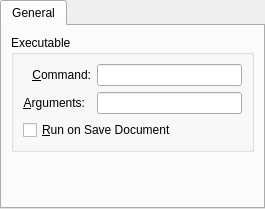
<?xml version="1.0" encoding="UTF-8"?>
<ui version="4.0">
 <class>GrammarEditorSettingsWidget</class>
 <widget class="QWidget" name="GrammarEditorSettingsWidget">
  <property name="geometry">
   <rect>
    <x>0</x>
    <y>0</y>
    <width>265</width>
    <height>209</height>
   </rect>
  </property>
  <property name="windowTitle">
   <string>Form</string>
  </property>
  <layout class="QVBoxLayout" name="verticalLayout">
   <property name="spacing">
    <number>0</number>
   </property>
   <property name="leftMargin">
    <number>0</number>
   </property>
   <property name="topMargin">
    <number>0</number>
   </property>
   <property name="rightMargin">
    <number>0</number>
   </property>
   <property name="bottomMargin">
    <number>0</number>
   </property>
   <item>
    <widget class="QTabWidget" name="tabWidget">
     <property name="currentIndex">
      <number>0</number>
     </property>
     <widget class="QWidget" name="tab">
      <attribute name="title">
       <string>General</string>
      </attribute>
      <layout class="QVBoxLayout" name="verticalLayout_2">
       <item>
        <widget class="QGroupBox" name="groupBox_2">
         <property name="title">
          <string>Executable</string>
         </property>
         <layout class="QGridLayout" name="gridLayout">
          <item row="0" column="0" colspan="2">
           <widget class="QLabel" name="label">
            <property name="text">
             <string>&amp;Command:</string>
            </property>
            <property name="alignment">
             <set>Qt::AlignRight|Qt::AlignTrailing|Qt::AlignVCenter</set>
            </property>
            <property name="buddy">
             <cstring>commandLineEdit</cstring>
            </property>
           </widget>
          </item>
          <item row="0" column="2">
           <widget class="QLineEdit" name="commandLineEdit"/>
          </item>
          <item row="1" column="0">
           <widget class="QLabel" name="label_2">
            <property name="text">
             <string>&amp;Arguments:</string>
            </property>
            <property name="alignment">
             <set>Qt::AlignRight|Qt::AlignTrailing|Qt::AlignVCenter</set>
            </property>
            <property name="buddy">
             <cstring>argumentsLineEdit</cstring>
            </property>
           </widget>
          </item>
          <item row="1" column="2">
           <widget class="QLineEdit" name="argumentsLineEdit"/>
          </item>
          <item row="2" column="0" colspan="3">
           <widget class="QCheckBox" name="runOnSaveCheckBox">
            <property name="text">
             <string>&amp;Run on Save Document</string>
            </property>
           </widget>
          </item>
         </layout>
        </widget>
       </item>
       <item>
        <spacer name="verticalSpacer">
         <property name="orientation">
          <enum>Qt::Vertical</enum>
         </property>
         <property name="sizeHint" stdset="0">
          <size>
           <width>20</width>
           <height>40</height>
          </size>
         </property>
        </spacer>
       </item>
      </layout>
     </widget>
    </widget>
   </item>
  </layout>
 </widget>
 <resources/>
 <connections/>
</ui>
